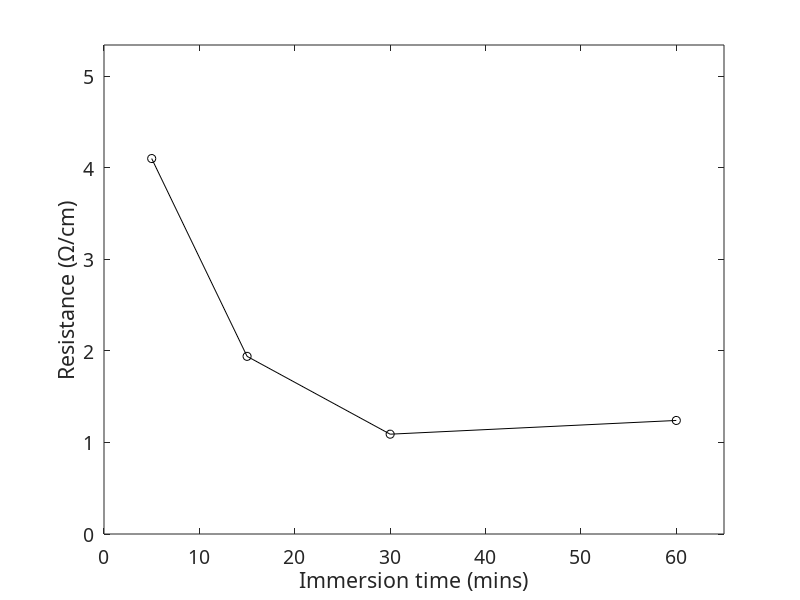

MATLAB code to generate this figure:
clear all;

x = [5, 15, 30, 60];
y = [4.1 1.94 1.09 1.24];

figure;
plot(x,y,'k-o');
axis([0 65 0 5.34]);

xlabel('Immersion time (mins)');
ylabel('Resistance (\Omega/cm)');
set(gca,'Fontname','CMU bright','Fontsize',14);
grid off;